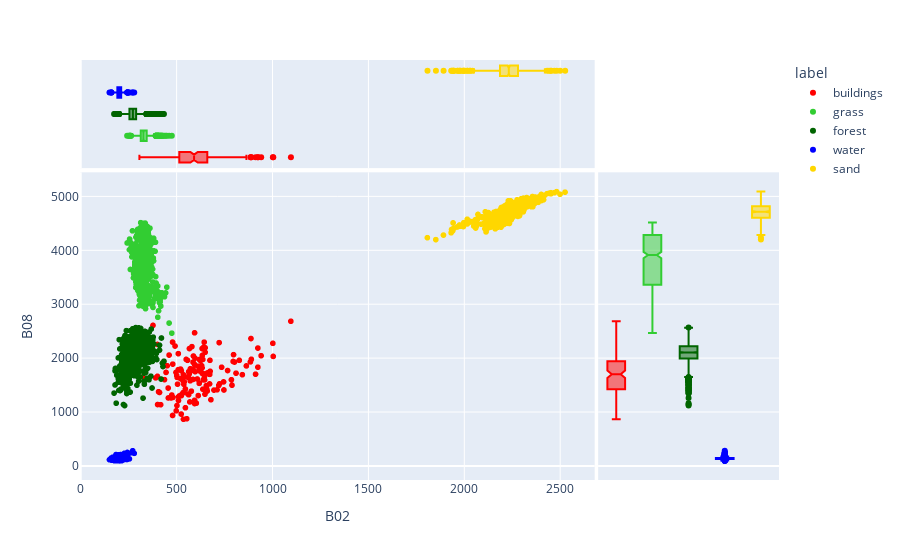

Notebook code cell kept with this figure:
### Markdown cell above
The next step is to plot the landuse classes in as a function of the different bands. You can chage the colors of the points if you want. You can find the colors [here](https://community.plotly.com/t/plotly-colours-list/11730/3)

### Code cell
# Get bands
band_x_axis = X[:,0]
band_y_axis = X[:,3]

# Make list with landuse classes and colors to be used in plot
landuse_classes_names_array = []
for landuse_class in sample_areas_array[(sample_areas_array > 0)]:
   landuse_classes_names_array.append(class_dict[landuse_class])
   
# Make a Pandas dataframe
df = pd.DataFrame({'x':band_x_axis, 'y':band_y_axis, 'label':landuse_classes_names_array})

# Plot
cols = df['label'].map(class_color_dict)
fig = px.scatter(df, x="x", y="y", color='label', marginal_x='box', marginal_y='box', color_discrete_sequence=['red', 'limegreen','darkgreen','blue','gold'], labels = {"x" : "B02", "y" : "B08", })
fig.show()

# category_orders={"label": [True, False]}, color_discrete_sequence=["red", "lightgray"]

### Figure 1 — Plotly figure (JSON) as saved in the notebook; plotly's stock layout.template omitted (floating-point values rounded to 4 significant figures; data arrays with more than 128 entries replaced by an {"elided": "..."} marker saying what was removed)
{"data": [{"hovertemplate": "label=buildings<br>B02=%{x}<br>B08=%{y}<extra></extra>", "legendgroup": "buildings", "marker": {"color": "red", "symbol": "circle"}, "mode": "markers", "name": "buildings", "showlegend": true, "type": "scattergl", "x": {"elided": "142 int values"}, "xaxis": "x", "y": {"elided": "142 int values"}, "yaxis": "y"}, {"alignmentgroup": "True", "hovertemplate": "label=buildings<br>B02=%{x}<extra></extra>", "legendgroup": "buildings", "marker": {"color": "red", "symbol": "circle"}, "name": "buildings", "notched": true, "offsetgroup": "buildings", "showlegend": false, "type": "box", "x": {"elided": "142 int values"}, "xaxis": "x3", "yaxis": "y3"}, {"alignmentgroup": "True", "hovertemplate": "label=buildings<br>B08=%{y}<extra></extra>", "legendgroup": "buildings", "marker": {"color": "red", "symbol": "circle"}, "name": "buildings", "notched": true, "offsetgroup": "buildings", "showlegend": false, "type": "box", "xaxis": "x2", "y": {"elided": "142 int values"}, "yaxis": "y2"}, {"hovertemplate": "label=grass<br>B02=%{x}<br>B08=%{y}<extra></extra>", "legendgroup": "grass", "marker": {"color": "limegreen", "symbol": "circle"}, "mode": "markers", "name": "grass", "showlegend": true, "type": "scattergl", "x": {"elided": "631 int values"}, "xaxis": "x", "y": {"elided": "631 int values"}, "yaxis": "y"}, {"alignmentgroup": "True", "hovertemplate": "label=grass<br>B02=%{x}<extra></extra>", "legendgroup": "grass", "marker": {"color": "limegreen", "symbol": "circle"}, "name": "grass", "notched": true, "offsetgroup": "grass", "showlegend": false, "type": "box", "x": {"elided": "631 int values"}, "xaxis": "x3", "yaxis": "y3"}, {"alignmentgroup": "True", "hovertemplate": "label=grass<br>B08=%{y}<extra></extra>", "legendgroup": "grass", "marker": {"color": "limegreen", "symbol": "circle"}, "name": "grass", "notched": true, "offsetgroup": "grass", "showlegend": false, "type": "box", "xaxis": "x2", "y": {"elided": "631 int values"}, "yaxis": "y2"}, {"hovertemplate": "label=forest<br>B02=%{x}<br>B08=%{y}<extra></extra>", "legendgroup": "forest", "marker": {"color": "darkgreen", "symbol": "circle"}, "mode": "markers", "name": "forest", "showlegend": true, "type": "scattergl", "x": {"elided": "2211 int values"}, "xaxis": "x", "y": {"elided": "2211 int values"}, "yaxis": "y"}, {"alignmentgroup": "True", "hovertemplate": "label=forest<br>B02=%{x}<extra></extra>", "legendgroup": "forest", "marker": {"color": "darkgreen", "symbol": "circle"}, "name": "forest", "notched": true, "offsetgroup": "forest", "showlegend": false, "type": "box", "x": {"elided": "2211 int values"}, "xaxis": "x3", "yaxis": "y3"}, {"alignmentgroup": "True", "hovertemplate": "label=forest<br>B08=%{y}<extra></extra>", "legendgroup": "forest", "marker": {"color": "darkgreen", "symbol": "circle"}, "name": "forest", "notched": true, "offsetgroup": "forest", "showlegend": false, "type": "box", "xaxis": "x2", "y": {"elided": "2211 int values"}, "yaxis": "y2"}, {"hovertemplate": "label=water<br>B02=%{x}<br>B08=%{y}<extra></extra>", "legendgroup": "water", "marker": {"color": "blue", "symbol": "circle"}, "mode": "markers", "name": "water", "showlegend": true, "type": "scattergl", "x": {"elided": "955 int values"}, "xaxis": "x", "y": {"elided": "955 int values"}, "yaxis": "y"}, {"alignmentgroup": "True", "hovertemplate": "label=water<br>B02=%{x}<extra></extra>", "legendgroup": "water", "marker": {"color": "blue", "symbol": "circle"}, "name": "water", "notched": true, "offsetgroup": "water", "showlegend": false, "type": "box", "x": {"elided": "955 int values"}, "xaxis": "x3", "yaxis": "y3"}, {"alignmentgroup": "True", "hovertemplate": "label=water<br>B08=%{y}<extra></extra>", "legendgroup": "water", "marker": {"color": "blue", "symbol": "circle"}, "name": "water", "notched": true, "offsetgroup": "water", "showlegend": false, "type": "box", "xaxis": "x2", "y": {"elided": "955 int values"}, "yaxis": "y2"}, {"hovertemplate": "label=sand<br>B02=%{x}<br>B08=%{y}<extra></extra>", "legendgroup": "sand", "marker": {"color": "gold", "symbol": "circle"}, "mode": "markers", "name": "sand", "showlegend": true, "type": "scattergl", "x": {"elided": "668 int values"}, "xaxis": "x", "y": {"elided": "668 int values"}, "yaxis": "y"}, {"alignmentgroup": "True", "hovertemplate": "label=sand<br>B02=%{x}<extra></extra>", "legendgroup": "sand", "marker": {"color": "gold", "symbol": "circle"}, "name": "sand", "notched": true, "offsetgroup": "sand", "showlegend": false, "type": "box", "x": {"elided": "668 int values"}, "xaxis": "x3", "yaxis": "y3"}, {"alignmentgroup": "True", "hovertemplate": "label=sand<br>B08=%{y}<extra></extra>", "legendgroup": "sand", "marker": {"color": "gold", "symbol": "circle"}, "name": "sand", "notched": true, "offsetgroup": "sand", "showlegend": false, "type": "box", "xaxis": "x2", "y": {"elided": "668 int values"}, "yaxis": "y2"}], "layout": {"legend": {"title": {"text": "label"}, "tracegroupgap": 0}, "margin": {"t": 60}, "xaxis": {"anchor": "y", "domain": [0, 0.7363], "title": {"text": "B02"}}, "xaxis2": {"anchor": "y2", "domain": [0.7413, 1], "matches": "x2", "showgrid": false, "showline": false, "showticklabels": false, "ticks": ""}, "xaxis3": {"anchor": "y3", "domain": [0, 0.7363], "matches": "x", "showgrid": true, "showticklabels": false}, "xaxis4": {"anchor": "y4", "domain": [0.7413, 1], "matches": "x2", "showgrid": false, "showline": false, "showticklabels": false, "ticks": ""}, "yaxis": {"anchor": "x", "domain": [0, 0.7326], "title": {"text": "B08"}}, "yaxis2": {"anchor": "x2", "domain": [0, 0.7326], "matches": "y", "showgrid": true, "showticklabels": false}, "yaxis3": {"anchor": "x3", "domain": [0.7426, 1], "matches": "y3", "showgrid": false, "showline": false, "showticklabels": false, "ticks": ""}, "yaxis4": {"anchor": "x4", "domain": [0.7426, 1], "matches": "y3", "showgrid": true, "showline": false, "showticklabels": false, "ticks": ""}}}
